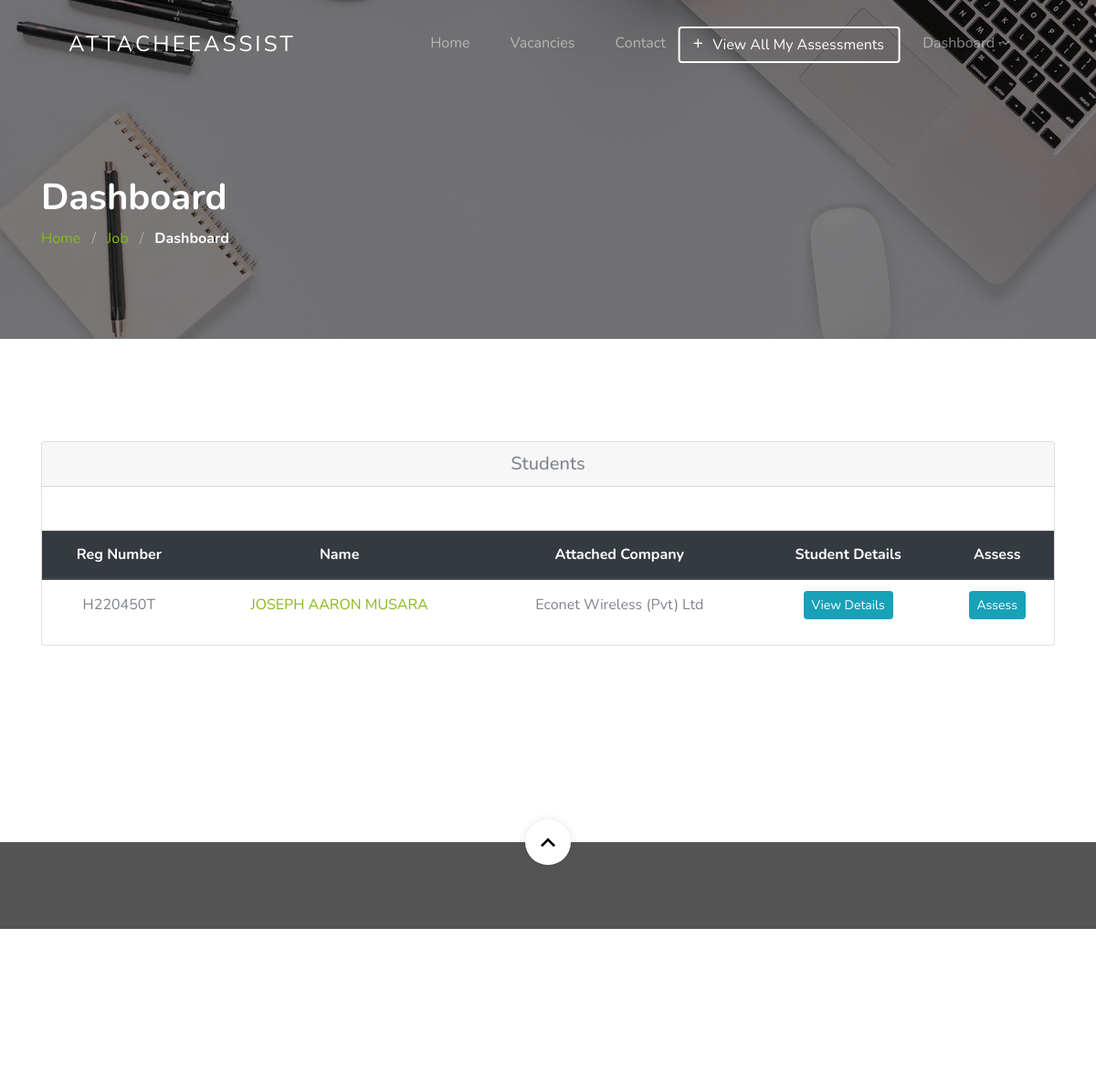
The app's page /dashboard/ (signed in) with its own data.
### jobapp/models.py (models this page shows, shortened)
class AttachmentStudent(models.Model):
    user = models.ForeignKey(User, on_delete=models.CASCADE)
    reg_number = models.ForeignKey(Student, on_delete=models.CASCADE)
    attached_company = models.ForeignKey(Company, on_delete=models.CASCADE)
    supervisor_at_work = models.ForeignKey(WorkSupervisor, on_delete=models.CASCADE)
    registration_status = models.BooleanField(default=True)
    has_school_supervisor = models.BooleanField(default=False)
    supervisor_from_school = models.ForeignKey(SchoolSupervisor, on_delete=models.CASCADE, null=True, blank=True)
    period_of_attachment = models.CharField(max_length=100, null=True, blank=True)
    change_of_company = models.BooleanField(default=False)

class Student(models.Model):
    user = models.OneToOneField(User, on_delete=models.CASCADE)
    reg_number = models.CharField(max_length = 8)
    department = models.CharField(max_length = 3)
    gpa = models.DecimalField(max_digits=3, decimal_places=2)
    programming_average = models.FloatField(null=True, blank=True)
    business_average = models.FloatField(null=True, blank=True)
    experience = models.TextField()
    phone_number = PhoneNumberField()
    residentialaddress = models.TextField()
    nextofkin = models.CharField(max_length = 35)
    nextofkincontact = PhoneNumberField()
    registration_status = models.BooleanField(default=True)
    attatchment_status = models.BooleanField(default=False)

class Company(models.Model):
    user = models.ForeignKey(User, on_delete=models.SET_NULL, null=True, blank=True, default=None)
    company_TIN = models.CharField(max_length=12,primary_key=True)
    company_name = models.CharField(max_length = 35)
    trade_name = models.CharField(max_length = 35)
    industry = models.CharField(max_length = 35)
    location = models.CharField(max_length = 35)
    company_description = models.TextField()
    url = models.URLField(max_length=100)
    phone_number = PhoneNumberField()
    registration_status = models.BooleanField()
    def __str__(self):
        return self.company_name

### account/models.py (models this page shows, shortened)
class User(AbstractUser):
    username = None
    email = models.EmailField(unique=True, blank=False, error_messages={'unique': "A user with that email already exists."})
    role = models.CharField(choices=ROLE, max_length=15)
    gender = models.CharField(choices=sex, max_length=1)
    USERNAME_FIELD = "email"
    REQUIRED_FIELDS = []
    objects = CustomUserManager()
    def get_full_name(self):
        return f"{self.first_name} {self.last_name}"

### jobapp/views.py (the view)
# urls.py: path('dashboard/', views.dashboard_view, name='dashboard'),
@login_required(login_url=reverse_lazy('account:login'))
def dashboard_view(request):
    jobs = []
    savedjobs = []
    appliedjobs = []
    total_applicants = {}
    students = []
    if request.user.role == 'employer':
        jobs = Job.objects.filter(user=request.user.id)
        for job in jobs:
            count = Applicant.objects.filter(job=job.id).count()
            total_applicants[job.id] = count
    if request.user.role == 'employee':
        savedjobs = BookmarkJob.objects.filter(user=request.user.id)
        appliedjobs = Applicant.objects.filter(user=request.user.id)
    if request.user.role == 'supervisor':
        supervisor = get_object_or_404(SchoolSupervisor, user=request.user)
        students = AttachmentStudent.objects.filter(supervisor_from_school=supervisor)
    if request.user.role == 'worksupervisor':
        supervisor = get_object_or_404(WorkSupervisor, user=request.user)
        students = AttachmentStudent.objects.filter(supervisor_at_work=supervisor)
    context = {
        'jobs': jobs,
        'savedjobs': savedjobs,
        'appliedjobs':appliedjobs,
        'total_applicants': total_applicants,
        'students': students
    }
    return render(request, 'jobapp/dashboard.html', context)

### template/jobapp/dashboard.html (shortened to what this page needs)
{% extends 'base.html' %}
{% load static %}
{% load get_total_applicant %}
{% block content %}
<section class="section-hero overlay inner-page bg-image"
    style="background-image: url('{% static 'images/hero_1.jpg' %}');" id="home-section">
    <div class="container">
        <div class="row">
            <div class="col-md-7">
                <h1 class="text-white font-weight-bold">Dashboard</h1>
                <div class="custom-breadcrumbs">
                    <a href="{% url 'jobapp:home' %}">Home</a> <span class="mx-2 slash">/</span>
                    <a href="{% url 'jobapp:job-list' %}">Job</a> <span class="mx-2 slash">/</span>
                    <span class="text-white"><strong>Dashboard</strong></span>
                </div>
            </div>
        </div>
    </div>
</section>
<section class="site-section">
    <div class="container">
        <div class="row">
            <div class="col-lg-12 mb-5">
                <div class="card">
                    {% if user.role == "employer" %}
                    <h5 class="card-header text-center">All My Jobs</h5>
                    {% if jobs %}
                    <table class="table text-center mt-5">
                        <thead class="thead-dark">
                            <tr>
                                <th>Job Title</th>
                                <th>Posted Date</th>
                                <th>Date expiring</th>
                                <th>Status</th>
                                <th>Applicants</th>
                                <th>Actions</th>
                            </tr>
                        </thead>
                        <tbody>
                            {% for job in jobs %}
                            <tr id="row_{{ job.id }}">
                                <td class="text-left"><a href="{% url 'jobapp:single-job' job.id %}">{{ job.title }}</a></td>
                                <td>{{ job.timestamp | date:'M d, Y'  }}</td>
                                <td>{{ job.last_date | date:'M d, Y' }}</td>
                                <td>
                                    {% if job.is_published == True %}
                                        <span class="badge badge-info">Published</span>
                                    {% else %}
                                        <span class="badge badge-danger px-2">Pending</span>
                                    {% endif %}
                                </td>
                                <td>
                                    {% get_total_applicant total_applicants job as is_applicant %}
                                    {% if is_applicant %}
                                    <a href="{% url 'jobapp:applicants' job.id %}">
                                        <i class="fa fa-users"></i>
                                        <span class="badge badge-success text-white">
                                            {% if is_applicant > 1 %}
                                            {% get_total_applicant total_applicants job %} Applicants
                                            {% else %}
                                            {% get_total_applicant total_applicants job %} Applicant
                                            {% endif %}
                                        </span>
                                    </a>
                                    {% endif %}
                                </td>
                                <td>
                                    <a class="btn btn-info btn-sm" href="{% url 'jobapp:edit-job' job.id %}"
                                        role="button">Edit</a>
                                    {% if job.is_published == True %}
                                        {% if job.is_closed == False %}
                                        <span id="change_job_status_{{ job.id }}">
                                            <button onclick="call_sw_alert_func('{% url 'jobapp:complete' job.id %}','{{ job.id }}', 'Once Clicked, Your Post Will Marked Completed')" class="text-white btn btn-success btn-sm" >Make Close</button>
                                        </span>
                                        {% else %}
                                        <a class="text-white btn btn-success btn-sm"
                                        role="button">Closed</a>
                                        {% endif %}
                                        {% endif %}
                                    <button onclick="call_sw_alert_func('{% url 'jobapp:delete' job.id %}','{{ job.id }}','Once Deleted, You Will Not be Able To Recover This Post!')" class="btn btn-danger btn-sm">Delete</button>
                                    </td>
                            </tr>
                            {% endfor %}
                        </tbody>
                    </table>
                    {% else %}
                    <p class="m-5">You have not posted any job yet !! <a href="{% url 'jobapp:create-job' %}">Create a new one.</a></p>
                    {% endif %}
                    {% elif user.role == "worksupervisor" %}
                    <h5 class="card-header text-center mb-5"> Students </h5>
                  <div class="table-responsive">
                      <table class="table text-center">
                          <thead class="thead-dark">
                              <tr>
                                  <th>Reg Number</th>
                                  <th>Name</th>
                                  <th>Attached Company</th>
                                  <th>Student Details</th>
                                  <th>Assess</th>
                              </tr>
                          </thead>
                          <tbody>
                              {% for student in students %}
                              <tr>
                                  <td>{{ student.reg_number.reg_number|upper }}</td>
                                  <td class="text-center"><a href="">{{ student.user.get_full_name | upper }}</a></td>
                                  <td>{{ student.attached_company }}</td>
                                  <td>
                                      <form method="POST" action="{% url 'jobapp:supervisor_attachment_student_details_worksupervisor' student.user.id %}">
                                          <button type="submit" class="btn btn-info btn-sm">View Details</button>
                                        </form>
                                    </td>
                                      <td>
                                          <form method="POST" action="{% url 'jobapp:student_assessment' student.user.id %}">
                                              <button type="submit" class="btn btn-info btn-sm">Assess</button>
                                          </form>
                                      </td>
                              </tr>
                              {% endfor %}
                          </tbody>
                      </table>
                  </div>
                  {% endif %}
                </div>
            </div>
        </div>
    </div>
    </div>
{% endblock %}

### static/css/style.css (style rules this page uses)
body { font-weight: 400; font-size: 1rem; line-height: 1.7; position: relative; }
body:after { content: ""; position: absolute; top: 0; left: 0; right: 0; bottom: 0; background: rgba(0, 0, 0, 0.7); z-index: 100; opacity: 0; visibility: hidden; -webkit-transition: .3s all ease; -o-transition: .3s all ease; transition: .3s all ease; }
h1, h2, h3, h4 { color: #000; }
.site-section { padding-top: 7rem; padding-bottom: 7rem; position: relative; z-index: 2; }
.bg-image { background-size: cover; background-position: center center; background-repeat: no-repeat; }
.custom-breadcrumbs a { color: #89ba16; }
.custom-breadcrumbs .slash { color: rgba(255, 255, 255, 0.4); }
.section-hero, .section-hero > .container > .row { height: 100vh; min-height: 900px; }
.section-hero.inner-page, .section-hero.inner-page > .container > .row { height: auto; min-height: auto; padding-top: 6em; padding-bottom: 3em; }
.section-hero.overlay, .section-hero.overlay-2 { position: relative; }
.section-hero.overlay:before, .section-hero.overlay-2:before { z-index: 1; position: absolute; content: ""; top: 0; left: 0; right: 0; bottom: 0; background: rgba(0, 0, 0, 0.5); }
.section-hero > .container { z-index: 2; position: relative; }
.btn:after, .btn:before { display: none; }
.table td, .table th { vertical-align: middle !important; }

### records on screen
AttachmentStudent: reg_number.reg_number "H220450T", user.get_full_name "JOSEPH AARON MUSARA", attached_company "Econet Wireless (Pvt) Ltd"
